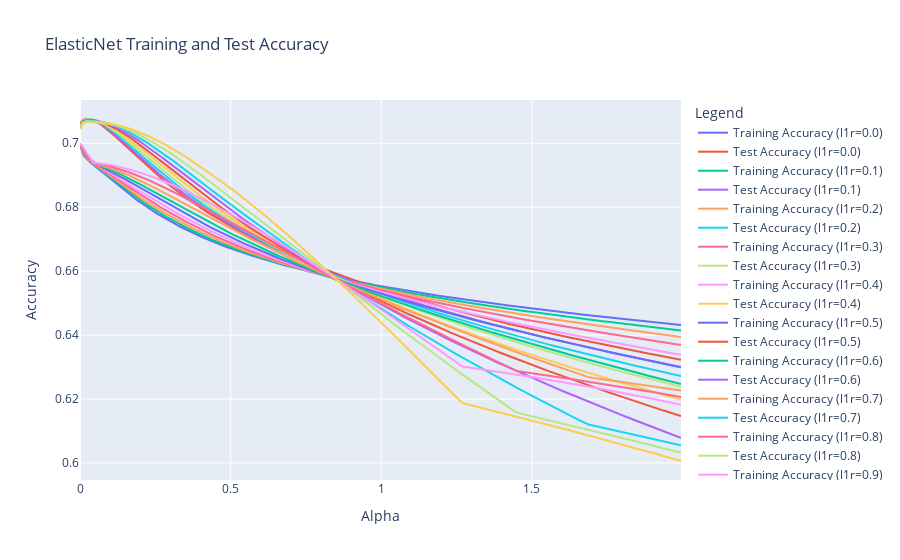

Source (notebook cell):
### Code cell
import numpy as np
import plotly.graph_objects as go
from sklearn.linear_model import ElasticNet
import plotly.express as px

# 가정: X_train, y_train, X_test, y_test 데이터가 이미 준비되어 있음

alphas = np.arange(0, 2, step=0.005)
l1_ratios = np.arange(0, 1, step=0.1)

fig = go.Figure()

for l1_ratio in l1_ratios:
    elasticnet_train_accuracys = []
    elasticnet_test_accuracys = []
    for a in alphas:
        elasticnet = ElasticNet(alpha=a, l1_ratio=l1_ratio).fit(X_train, y_train)
        elasticnet_train_accuracys.append(elasticnet.score(X_train, y_train))
        elasticnet_test_accuracys.append(elasticnet.score(X_test, y_test))
    
    fig.add_trace(go.Scatter(
        x=alphas, y=elasticnet_train_accuracys,
        mode='lines', name=f'Training Accuracy (l1r={round(l1_ratio, 2)})'
    ))
    
    fig.add_trace(go.Scatter(
        x=alphas, y=elasticnet_test_accuracys,
        mode='lines', name=f'Test Accuracy (l1r={round(l1_ratio, 2)})'
    ))

fig.update_layout(
    title='ElasticNet Training and Test Accuracy',
    xaxis_title='Alpha',
    yaxis_title='Accuracy',
    legend_title='Legend',
    hovermode='x unified'
)

### Figure 1 — Plotly figure (JSON) as saved in the notebook; plotly's stock layout.template omitted (floating-point values rounded to 4 significant figures; data arrays with more than 128 entries replaced by an {"elided": "..."} marker saying what was removed)
{"data": [{"mode": "lines", "name": "Training Accuracy (l1r=0.0)", "type": "scatter", "x": {"elided": "400 float values"}, "y": {"elided": "400 float values"}}, {"mode": "lines", "name": "Test Accuracy (l1r=0.0)", "type": "scatter", "x": {"elided": "400 float values"}, "y": {"elided": "400 float values"}}, {"mode": "lines", "name": "Training Accuracy (l1r=0.1)", "type": "scatter", "x": {"elided": "400 float values"}, "y": {"elided": "400 float values"}}, {"mode": "lines", "name": "Test Accuracy (l1r=0.1)", "type": "scatter", "x": {"elided": "400 float values"}, "y": {"elided": "400 float values"}}, {"mode": "lines", "name": "Training Accuracy (l1r=0.2)", "type": "scatter", "x": {"elided": "400 float values"}, "y": {"elided": "400 float values"}}, {"mode": "lines", "name": "Test Accuracy (l1r=0.2)", "type": "scatter", "x": {"elided": "400 float values"}, "y": {"elided": "400 float values"}}, {"mode": "lines", "name": "Training Accuracy (l1r=0.3)", "type": "scatter", "x": {"elided": "400 float values"}, "y": {"elided": "400 float values"}}, {"mode": "lines", "name": "Test Accuracy (l1r=0.3)", "type": "scatter", "x": {"elided": "400 float values"}, "y": {"elided": "400 float values"}}, {"mode": "lines", "name": "Training Accuracy (l1r=0.4)", "type": "scatter", "x": {"elided": "400 float values"}, "y": {"elided": "400 float values"}}, {"mode": "lines", "name": "Test Accuracy (l1r=0.4)", "type": "scatter", "x": {"elided": "400 float values"}, "y": {"elided": "400 float values"}}, {"mode": "lines", "name": "Training Accuracy (l1r=0.5)", "type": "scatter", "x": {"elided": "400 float values"}, "y": {"elided": "400 float values"}}, {"mode": "lines", "name": "Test Accuracy (l1r=0.5)", "type": "scatter", "x": {"elided": "400 float values"}, "y": {"elided": "400 float values"}}, {"mode": "lines", "name": "Training Accuracy (l1r=0.6)", "type": "scatter", "x": {"elided": "400 float values"}, "y": {"elided": "400 float values"}}, {"mode": "lines", "name": "Test Accuracy (l1r=0.6)", "type": "scatter", "x": {"elided": "400 float values"}, "y": {"elided": "400 float values"}}, {"mode": "lines", "name": "Training Accuracy (l1r=0.7)", "type": "scatter", "x": {"elided": "400 float values"}, "y": {"elided": "400 float values"}}, {"mode": "lines", "name": "Test Accuracy (l1r=0.7)", "type": "scatter", "x": {"elided": "400 float values"}, "y": {"elided": "400 float values"}}, {"mode": "lines", "name": "Training Accuracy (l1r=0.8)", "type": "scatter", "x": {"elided": "400 float values"}, "y": {"elided": "400 float values"}}, {"mode": "lines", "name": "Test Accuracy (l1r=0.8)", "type": "scatter", "x": {"elided": "400 float values"}, "y": {"elided": "400 float values"}}, {"mode": "lines", "name": "Training Accuracy (l1r=0.9)", "type": "scatter", "x": {"elided": "400 float values"}, "y": {"elided": "400 float values"}}, {"mode": "lines", "name": "Test Accuracy (l1r=0.9)", "type": "scatter", "x": {"elided": "400 float values"}, "y": {"elided": "400 float values"}}], "layout": {"hovermode": "x unified", "legend": {"title": {"text": "Legend"}}, "title": {"text": "ElasticNet Training and Test Accuracy"}, "xaxis": {"title": {"text": "Alpha"}}, "yaxis": {"title": {"text": "Accuracy"}}}}
